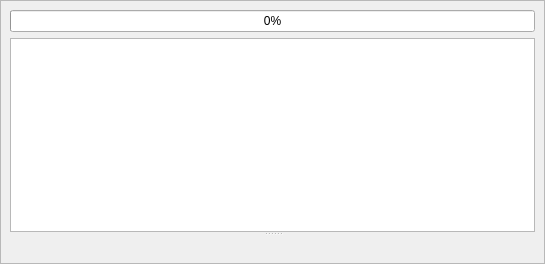
<?xml version="1.0" encoding="UTF-8"?>
<ui version="4.0">
 <class>GraphicsBankEditorForm</class>
 <widget class="QWidget" name="GraphicsBankEditorForm">
  <property name="geometry">
   <rect>
    <x>0</x>
    <y>0</y>
    <width>545</width>
    <height>264</height>
   </rect>
  </property>
  <property name="mouseTracking">
   <bool>false</bool>
  </property>
  <property name="windowTitle">
   <string>Form</string>
  </property>
  <layout class="QGridLayout" name="gridLayout">
   <property name="leftMargin">
    <number>0</number>
   </property>
   <property name="topMargin">
    <number>0</number>
   </property>
   <property name="rightMargin">
    <number>0</number>
   </property>
   <property name="bottomMargin">
    <number>0</number>
   </property>
   <item row="0" column="0">
    <widget class="QFrame" name="window">
     <property name="frameShape">
      <enum>QFrame::StyledPanel</enum>
     </property>
     <property name="frameShadow">
      <enum>QFrame::Raised</enum>
     </property>
     <layout class="QGridLayout" name="gridLayout_2">
      <item row="0" column="0">
       <widget class="QSplitter" name="splitter">
        <property name="orientation">
         <enum>Qt::Vertical</enum>
        </property>
        <widget class="QWidget" name="layoutWidget">
         <layout class="QVBoxLayout" name="verticalLayout">
          <property name="rightMargin">
           <number>0</number>
          </property>
          <property name="bottomMargin">
           <number>0</number>
          </property>
          <item>
           <widget class="QProgressBar" name="gauge">
            <property name="maximum">
             <number>8192</number>
            </property>
            <property name="value">
             <number>0</number>
            </property>
           </widget>
          </item>
          <item>
           <widget class="QTableView" name="tableView">
            <property name="alternatingRowColors">
             <bool>false</bool>
            </property>
            <property name="selectionBehavior">
             <enum>QAbstractItemView::SelectRows</enum>
            </property>
            <property name="textElideMode">
             <enum>Qt::ElideNone</enum>
            </property>
            <property name="verticalScrollMode">
             <enum>QAbstractItemView::ScrollPerPixel</enum>
            </property>
            <property name="horizontalScrollMode">
             <enum>QAbstractItemView::ScrollPerPixel</enum>
            </property>
            <property name="showGrid">
             <bool>false</bool>
            </property>
            <property name="cornerButtonEnabled">
             <bool>false</bool>
            </property>
            <attribute name="horizontalHeaderStretchLastSection">
             <bool>true</bool>
            </attribute>
            <attribute name="verticalHeaderVisible">
             <bool>false</bool>
            </attribute>
            <attribute name="verticalHeaderMinimumSectionSize">
             <number>14</number>
            </attribute>
            <attribute name="verticalHeaderDefaultSectionSize">
             <number>14</number>
            </attribute>
           </widget>
          </item>
         </layout>
        </widget>
        <widget class="QFrame" name="frame">
         <property name="sizePolicy">
          <sizepolicy hsizetype="Expanding" vsizetype="Expanding">
           <horstretch>0</horstretch>
           <verstretch>0</verstretch>
          </sizepolicy>
         </property>
         <property name="cursor">
          <cursorShape>ArrowCursor</cursorShape>
         </property>
         <property name="mouseTracking">
          <bool>true</bool>
         </property>
         <property name="frameShape">
          <enum>QFrame::NoFrame</enum>
         </property>
         <property name="frameShadow">
          <enum>QFrame::Raised</enum>
         </property>
         <layout class="QGridLayout" name="gridLayout_3"/>
        </widget>
       </widget>
      </item>
     </layout>
    </widget>
   </item>
  </layout>
 </widget>
 <resources/>
 <connections/>
</ui>
